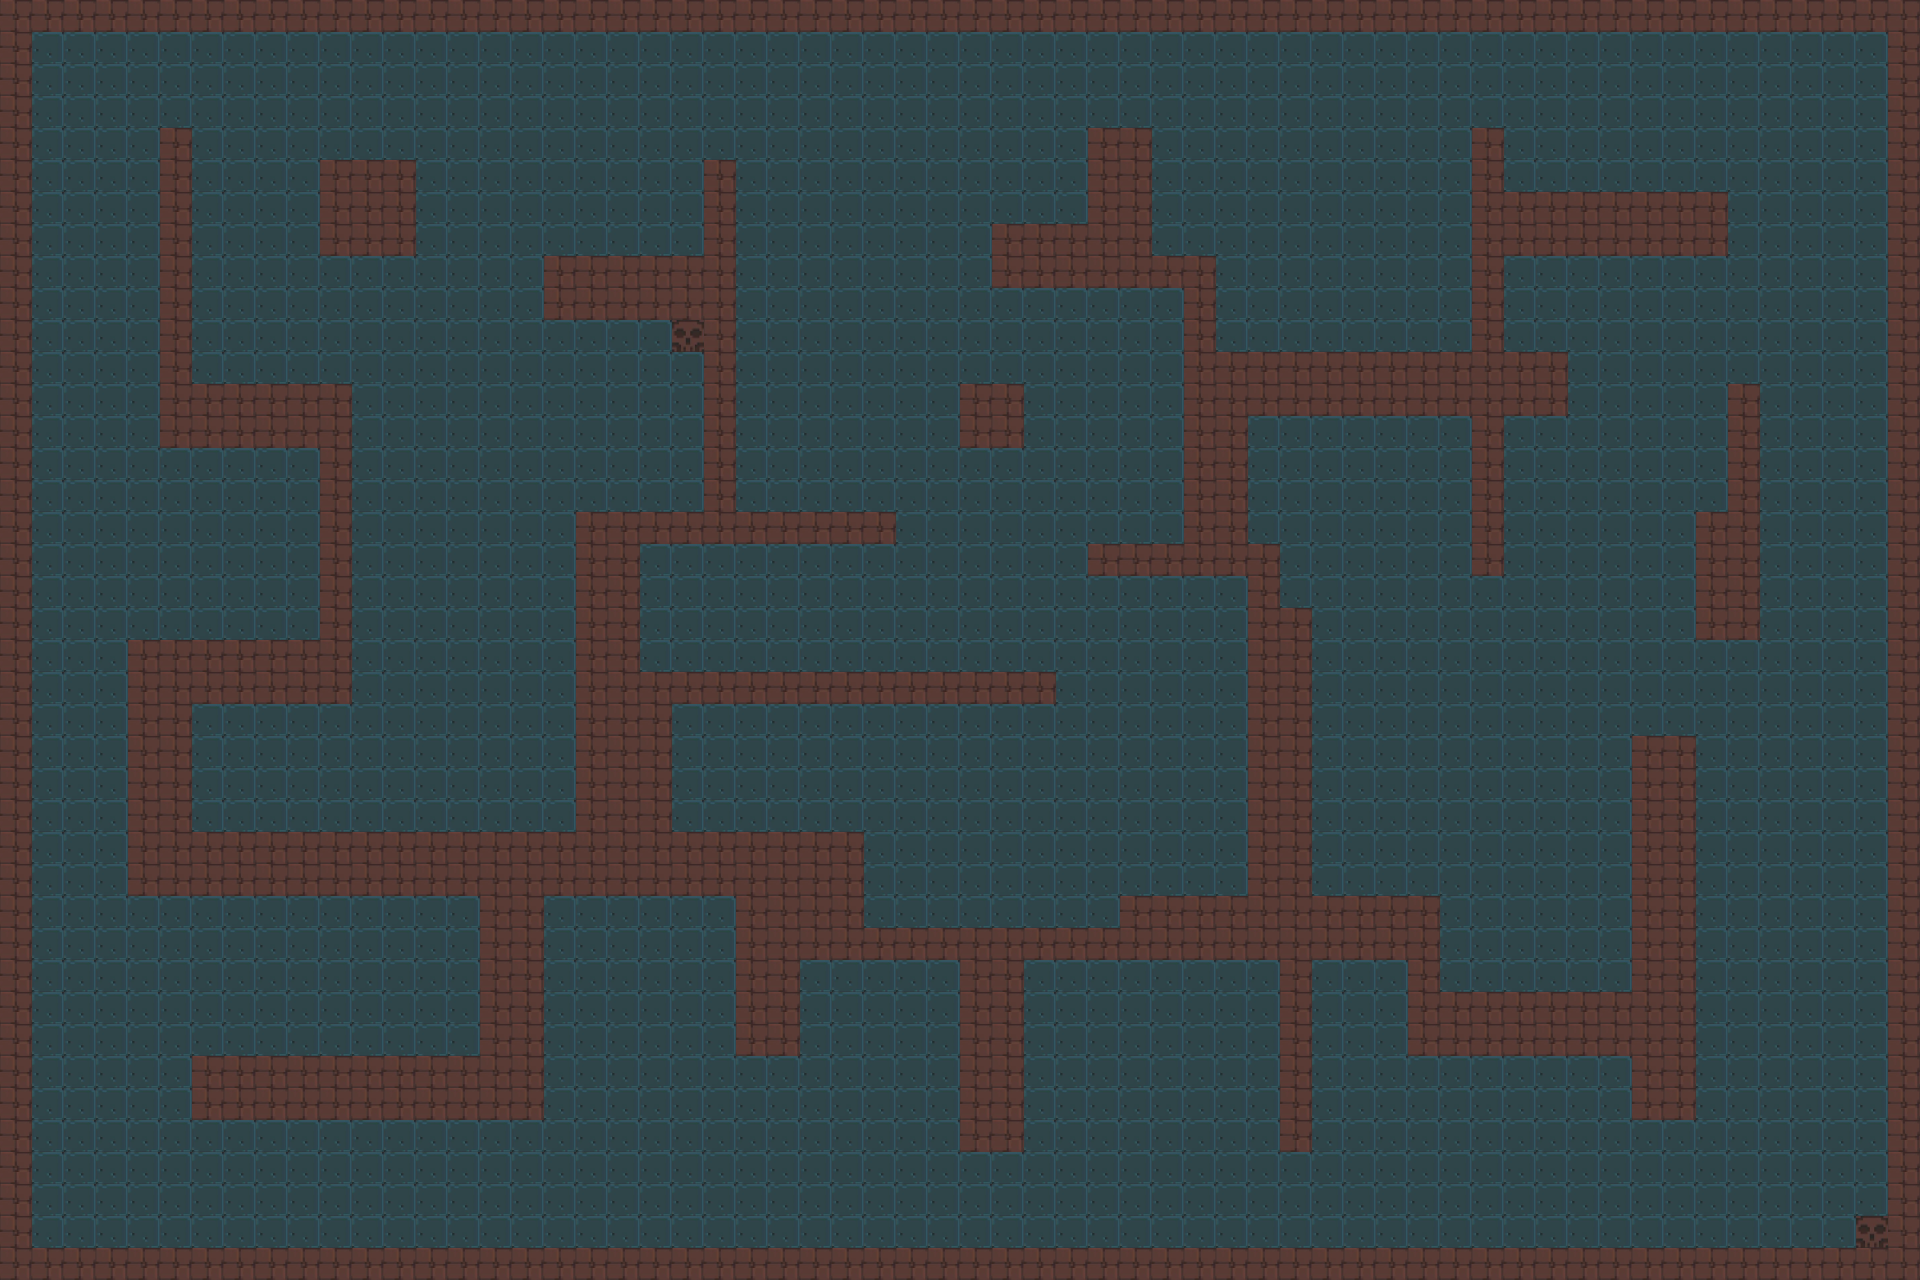

Rendered tile map (Tiled .tmx) drawn with the repository's tilesets; below, a short description and the full map source, tile grids included:
An orthogonal 60x40 tile map with 32x32 px tiles, 1 tile layer (Tile Layer 1), 2 tilesets.

<map version="1.9" tiledversion="1.9.2" orientation="orthogonal" renderorder="right-down" width="60" height="40" tilewidth="32" tileheight="32" infinite="0" nextlayerid="2" nextobjectid="1">
 <tileset firstgid="1" name="tileset" tilewidth="32" tileheight="32" tilecount="3" columns="3">
  <image source="../assets/tiles/tileset.png" width="96" height="32" />
 </tileset>
 <tileset firstgid="4" name="tileset" tilewidth="32" tileheight="32" tilecount="3" columns="3">
  <image source="../assets/tiles/tileset.png" width="96" height="32" />
 </tileset>
 <layer id="1" name="Tile Layer 1" width="60" height="40">
  <data encoding="csv">
2,2,2,2,2,2,2,2,2,2,2,2,2,2,2,2,2,2,2,2,2,2,2,2,2,2,2,2,2,2,2,2,2,2,2,2,2,2,2,2,2,2,2,2,2,2,2,2,2,2,2,2,2,2,2,2,2,2,2,2,
2,1,1,1,1,1,1,1,1,1,1,1,1,1,1,1,1,1,1,1,1,1,1,1,1,1,1,1,1,1,1,1,1,1,1,1,1,1,1,1,1,1,1,1,1,1,1,1,1,1,1,1,1,1,1,1,1,1,1,2,
2,1,1,1,1,1,1,1,1,1,1,1,1,1,1,1,1,1,1,1,1,1,1,1,1,1,1,1,1,1,1,1,1,1,1,1,1,1,1,1,1,1,1,1,1,1,1,1,1,1,1,1,1,1,1,1,1,1,1,2,
2,1,1,1,1,1,1,1,1,1,1,1,1,1,1,1,1,1,1,1,1,1,1,1,1,1,1,1,1,1,1,1,1,1,1,1,1,1,1,1,1,1,1,1,1,1,1,1,1,1,1,1,1,1,1,1,1,1,1,2,
2,1,1,1,1,2,1,1,1,1,1,1,1,1,1,1,1,1,1,1,1,1,1,1,1,1,1,1,1,1,1,1,1,1,2,2,1,1,1,1,1,1,1,1,1,1,2,1,1,1,1,1,1,1,1,1,1,1,1,2,
2,1,1,1,1,2,1,1,1,1,2,2,2,1,1,1,1,1,1,1,1,1,2,1,1,1,1,1,1,1,1,1,1,1,2,2,1,1,1,1,1,1,1,1,1,1,2,1,1,1,1,1,1,1,1,1,1,1,1,2,
2,1,1,1,1,2,1,1,1,1,2,2,2,1,1,1,1,1,1,1,1,1,2,1,1,1,1,1,1,1,1,1,1,1,2,2,1,1,1,1,1,1,1,1,1,1,2,2,2,2,2,2,2,2,1,1,1,1,1,2,
2,1,1,1,1,2,1,1,1,1,2,2,2,1,1,1,1,1,1,1,1,1,2,1,1,1,1,1,1,1,1,2,2,2,2,2,1,1,1,1,1,1,1,1,1,1,2,2,2,2,2,2,2,2,1,1,1,1,1,2,
2,1,1,1,1,2,1,1,1,1,1,1,1,1,1,1,1,2,2,2,2,2,2,1,1,1,1,1,1,1,1,2,2,2,2,2,2,2,1,1,1,1,1,1,1,1,2,1,1,1,1,1,1,1,1,1,1,1,1,2,
2,1,1,1,1,2,1,1,1,1,1,1,1,1,1,1,1,2,2,2,2,2,2,1,1,1,1,1,1,1,1,1,1,1,1,1,1,2,1,1,1,1,1,1,1,1,2,1,1,1,1,1,1,1,1,1,1,1,1,2,
2,1,1,1,1,2,1,1,1,1,1,1,1,1,1,1,1,1,1,1,1,3,2,1,1,1,1,1,1,1,1,1,1,1,1,1,1,2,1,1,1,1,1,1,1,1,2,1,1,1,1,1,1,1,1,1,1,1,1,2,
2,1,1,1,1,2,1,1,1,1,1,1,1,1,1,1,1,1,1,1,1,1,2,1,1,1,1,1,1,1,1,1,1,1,1,1,1,2,2,2,2,2,2,2,2,2,2,2,2,1,1,1,1,1,1,1,1,1,1,2,
2,1,1,1,1,2,2,2,2,2,2,1,1,1,1,1,1,1,1,1,1,1,2,1,1,1,1,1,1,1,2,2,1,1,1,1,1,2,2,2,2,2,2,2,2,2,2,2,2,1,1,1,1,1,2,1,1,1,1,2,
2,1,1,1,1,2,2,2,2,2,2,1,1,1,1,1,1,1,1,1,1,1,2,1,1,1,1,1,1,1,2,2,1,1,1,1,1,2,2,1,1,1,1,1,1,1,2,1,1,1,1,1,1,1,2,1,1,1,1,2,
2,1,1,1,1,1,1,1,1,1,2,1,1,1,1,1,1,1,1,1,1,1,2,1,1,1,1,1,1,1,1,1,1,1,1,1,1,2,2,1,1,1,1,1,1,1,2,1,1,1,1,1,1,1,2,1,1,1,1,2,
2,1,1,1,1,1,1,1,1,1,2,1,1,1,1,1,1,1,1,1,1,1,2,1,1,1,1,1,1,1,1,1,1,1,1,1,1,2,2,1,1,1,1,1,1,1,2,1,1,1,1,1,1,1,2,1,1,1,1,2,
2,1,1,1,1,1,1,1,1,1,2,1,1,1,1,1,1,1,2,2,2,2,2,2,2,2,2,2,1,1,1,1,1,1,1,1,1,2,2,1,1,1,1,1,1,1,2,1,1,1,1,1,1,2,2,1,1,1,1,2,
2,1,1,1,1,1,1,1,1,1,2,1,1,1,1,1,1,1,2,2,1,1,1,1,1,1,1,1,1,1,1,1,1,1,2,2,2,2,2,2,1,1,1,1,1,1,2,1,1,1,1,1,1,2,2,1,1,1,1,2,
2,1,1,1,1,1,1,1,1,1,2,1,1,1,1,1,1,1,2,2,1,1,1,1,1,1,1,1,1,1,1,1,1,1,1,1,1,1,1,2,1,1,1,1,1,1,1,1,1,1,1,1,1,2,2,1,1,1,1,2,
2,1,1,1,1,1,1,1,1,1,2,1,1,1,1,1,1,1,2,2,1,1,1,1,1,1,1,1,1,1,1,1,1,1,1,1,1,1,1,2,2,1,1,1,1,1,1,1,1,1,1,1,1,2,2,1,1,1,1,2,
2,1,1,1,2,2,2,2,2,2,2,1,1,1,1,1,1,1,2,2,1,1,1,1,1,1,1,1,1,1,1,1,1,1,1,1,1,1,1,2,2,1,1,1,1,1,1,1,1,1,1,1,1,1,1,1,1,1,1,2,
2,1,1,1,2,2,2,2,2,2,2,1,1,1,1,1,1,1,2,2,2,2,2,2,2,2,2,2,2,2,2,2,2,1,1,1,1,1,1,2,2,1,1,1,1,1,1,1,1,1,1,1,1,1,1,1,1,1,1,2,
2,1,1,1,2,2,1,1,1,1,1,1,1,1,1,1,1,1,2,2,2,1,1,1,1,1,1,1,1,1,1,1,1,1,1,1,1,1,1,2,2,1,1,1,1,1,1,1,1,1,1,1,1,1,1,1,1,1,1,2,
2,1,1,1,2,2,1,1,1,1,1,1,1,1,1,1,1,1,2,2,2,1,1,1,1,1,1,1,1,1,1,1,1,1,1,1,1,1,1,2,2,1,1,1,1,1,1,1,1,1,1,2,2,1,1,1,1,1,1,2,
2,1,1,1,2,2,1,1,1,1,1,1,1,1,1,1,1,1,2,2,2,1,1,1,1,1,1,1,1,1,1,1,1,1,1,1,1,1,1,2,2,1,1,1,1,1,1,1,1,1,1,2,2,1,1,1,1,1,1,2,
2,1,1,1,2,2,1,1,1,1,1,1,1,1,1,1,1,1,2,2,2,1,1,1,1,1,1,1,1,1,1,1,1,1,1,1,1,1,1,2,2,1,1,1,1,1,1,1,1,1,1,2,2,1,1,1,1,1,1,2,
2,1,1,1,2,2,2,2,2,2,2,2,2,2,2,2,2,2,2,2,2,2,2,2,2,2,2,1,1,1,1,1,1,1,1,1,1,1,1,2,2,1,1,1,1,1,1,1,1,1,1,2,2,1,1,1,1,1,1,2,
2,1,1,1,2,2,2,2,2,2,2,2,2,2,2,2,2,2,2,2,2,2,2,2,2,2,2,1,1,1,1,1,1,1,1,1,1,1,1,2,2,1,1,1,1,1,1,1,1,1,1,2,2,1,1,1,1,1,1,2,
2,1,1,1,1,1,1,1,1,1,1,1,1,1,1,2,2,1,1,1,1,1,1,2,2,2,2,1,1,1,1,1,1,1,1,2,2,2,2,2,2,2,2,2,2,1,1,1,1,1,1,2,2,1,1,1,1,1,1,2,
2,1,1,1,1,1,1,1,1,1,1,1,1,1,1,2,2,1,1,1,1,1,1,2,2,2,2,2,2,2,2,2,2,2,2,2,2,2,2,2,2,2,2,2,2,1,1,1,1,1,1,2,2,1,1,1,1,1,1,2,
2,1,1,1,1,1,1,1,1,1,1,1,1,1,1,2,2,1,1,1,1,1,1,2,2,1,1,1,1,1,2,2,1,1,1,1,1,1,1,1,2,1,1,1,2,1,1,1,1,1,1,2,2,1,1,1,1,1,1,2,
2,1,1,1,1,1,1,1,1,1,1,1,1,1,1,2,2,1,1,1,1,1,1,2,2,1,1,1,1,1,2,2,1,1,1,1,1,1,1,1,2,1,1,1,2,2,2,2,2,2,2,2,2,1,1,1,1,1,1,2,
2,1,1,1,1,1,1,1,1,1,1,1,1,1,1,2,2,1,1,1,1,1,1,2,2,1,1,1,1,1,2,2,1,1,1,1,1,1,1,1,2,1,1,1,2,2,2,2,2,2,2,2,2,1,1,1,1,1,1,2,
2,1,1,1,1,1,2,2,2,2,2,2,2,2,2,2,2,1,1,1,1,1,1,1,1,1,1,1,1,1,2,2,1,1,1,1,1,1,1,1,2,1,1,1,1,1,1,1,1,1,1,2,2,1,1,1,1,1,1,2,
2,1,1,1,1,1,2,2,2,2,2,2,2,2,2,2,2,1,1,1,1,1,1,1,1,1,1,1,1,1,2,2,1,1,1,1,1,1,1,1,2,1,1,1,1,1,1,1,1,1,1,2,2,1,1,1,1,1,1,2,
2,1,1,1,1,1,1,1,1,1,1,1,1,1,1,1,1,1,1,1,1,1,1,1,1,1,1,1,1,1,2,2,1,1,1,1,1,1,1,1,2,1,1,1,1,1,1,1,1,1,1,1,1,1,1,1,1,1,1,2,
2,1,1,1,1,1,1,1,1,1,1,1,1,1,1,1,1,1,1,1,1,1,1,1,1,1,1,1,1,1,1,1,1,1,1,1,1,1,1,1,1,1,1,1,1,1,1,1,1,1,1,1,1,1,1,1,1,1,1,2,
2,1,1,1,1,1,1,1,1,1,1,1,1,1,1,1,1,1,1,1,1,1,1,1,1,1,1,1,1,1,1,1,1,1,1,1,1,1,1,1,1,1,1,1,1,1,1,1,1,1,1,1,1,1,1,1,1,1,1,2,
2,1,1,1,1,1,1,1,1,1,1,1,1,1,1,1,1,1,1,1,1,1,1,1,1,1,1,1,1,1,1,1,1,1,1,1,1,1,1,1,1,1,1,1,1,1,1,1,1,1,1,1,1,1,1,1,1,1,3,2,
2,2,2,2,2,2,2,2,2,2,2,2,2,2,2,2,2,2,2,2,2,2,2,2,2,2,2,2,2,2,2,2,2,2,2,2,2,2,2,2,2,2,2,2,2,2,2,2,2,2,2,2,2,2,2,2,2,2,2,2
</data>
 </layer>
</map>
